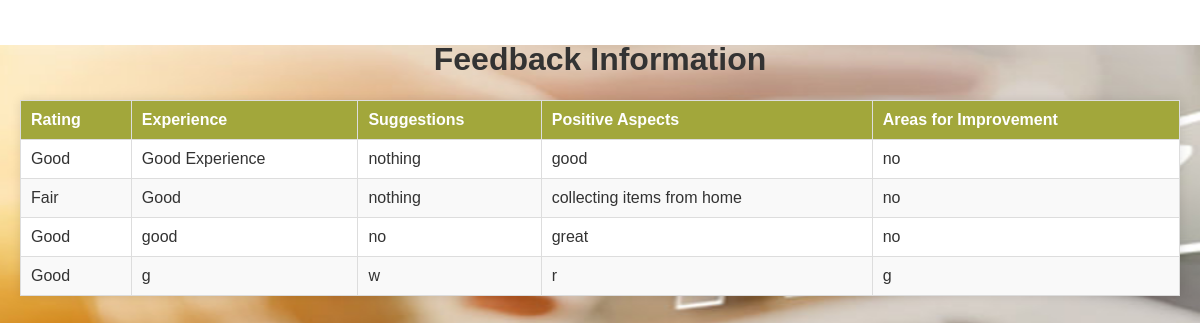
/admfeedbform, run on the app's committed database.
### orphan/models.py (models this page shows)
class feedbackforms(models.Model):
    id = models.BigAutoField(primary_key=True)
    rating=models.CharField(max_length=50)
    experience=models.CharField(max_length=200)
    suggestions=models.CharField(max_length=300)
    positive_aspects=models.CharField(max_length=300)
    areas_for_improvement=models.CharField(max_length=300)

### orphan/views.py (the view)
# urls.py: path('admfeedbform',views.admfeedbform,name="admfeedbform"),
def admfeedbform(request):
    feedbacks=feedbackforms.objects.all()
    return render(request,'admfeedbform.html', {'feedbacks': feedbacks})

### template/admfeedbform.html (shortened to what this page needs)
<!DOCTYPE html>
<html lang="en">
<head>
    {% load static %}
</head>
<body>
    <h1>Feedback Information</h1>
    <table>
        <thead>
            <tr>
                <th>Rating</th>
                <th>Experience</th>
                <th>Suggestions</th>
                <th>Positive Aspects</th>
                <th>Areas for Improvement</th>
            </tr>
        </thead>
        <tbody>
            {% for i in feedbacks %}
            <tr>
                <td>{{ i.rating }}</td>
                <td>{{ i.experience }}</td>
                <td>{{ i.suggestions }}</td>
                <td>{{ i.positive_aspects }}</td>
                <td>{{ i.areas_for_improvement }}</td>
            </tr>
            {% endfor %}
        </tbody>
    </table>
</body>
</html>

### data on the page
feedbackforms: rating "Good", experience "Good Experience", suggestions "nothing", positive_aspects "good", areas_for_improvement "no"
feedbackforms: rating "Fair", experience "Good", suggestions "nothing", positive_aspects "collecting items from home", areas_for_improvement "no"
feedbackforms: rating "Good", experience "good", suggestions "no", positive_aspects "great", areas_for_improvement "no"
feedbackforms: rating "Good", experience "g", suggestions "w", positive_aspects "r", areas_for_improvement "g"
